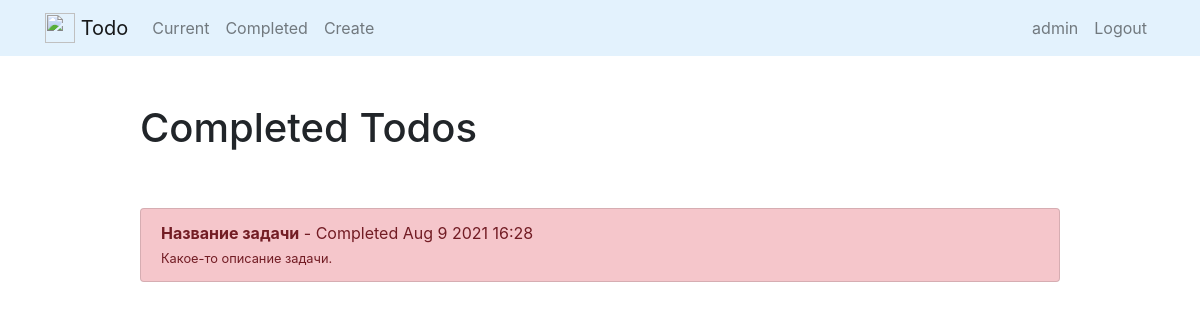
The app's page /completed/ (signed in), older data.
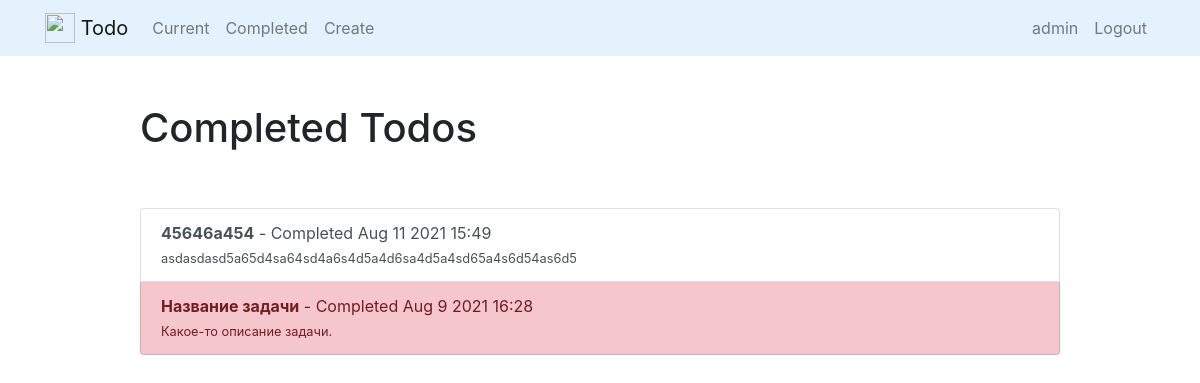
The same page, newer data.
### todo/models.py (models this page shows, shortened)
class Todo(models.Model):
    title = models.CharField(max_length=100)
    memo = models.TextField(blank=True)
    created = models.DateTimeField(auto_now_add=True)
    datecompleted = models.DateTimeField(null=True, blank=True)
    important = models.BooleanField(default=False)
    user = models.ForeignKey(User, on_delete=models.CASCADE)

### todo/views.py (the view)
# urls.py: path('completed/', views.completedtodos, name='completedtodos'),
@login_required
def completedtodos(request):
    todos = Todo.objects.filter(user=request.user, datecompleted__isnull=False).order_by('-datecompleted')
    return render(request, 'todo/completedtodos.html', {'todos': todos})

### todo/templates/todo/completedtodos.html
{% extends 'todo/base.html' %}
{% block content %}
    <div class="row justify-content-center mt-5">
        <div class="col-md-10">
            <h1>Completed Todos</h1>
        </div>
    </div>
    <div class="row justify-content-center mt-5">
        <div class="col-md-10">
            <div class="list-group">
                 {% for todo in todos %}
                     <a href="{% url 'viewtodo' todo.id %}" class="list-group-item list-group-item-action
                              {% if todo.important %} list-group-item-danger {% endif %}">
                        <b>{{ todo.title }}</b> - Completed {{ todo.datecompleted|date:'M j Y H:i' }}
                        <br>
                         {% if todo.memo %}<small>{{ todo.memo }}</small>{% endif %}
                     </a>
                 {% endfor %}
            </div>
        </div>
    </div>
{% endblock %}

### todo/templates/todo/base.html (shortened to what this page needs)
{% load static %}
<!doctype html>
<html lang="en">
<head>
    <link rel="stylesheet" href="https://stackpath.bootstrapcdn.com/bootstrap/4.4.1/css/bootstrap.min.css">
</head>
<body>
<nav class="navbar navbar-expand-md navbar-light" style="background-color: #e3f2fd;">
    <div class="container">
        <a class="navbar-brand" href="{% url 'home' %}">
             <img src="{% static 'todo/logo.png' %}" width="30" height="30" class="d-inline-block align-top">
            <span>Todo</span>
        </a>
        <div class="collapse navbar-collapse" id="navbarNav">
            {% if user.is_authenticated %}
                <ul class="navbar-nav mr-auto">
                    <li class="nav-item {{ current }}">
                        <a class="nav-link" href="{% url 'currenttodos' %}">Current</a>
                    </li>
                    <li class="nav-item {{ completed }}">
                        <a  class="nav-link" href="{% url 'completedtodos' %}">Completed</a>
                    </li>
                    <li class="nav-item {{ create }}">
                        <a class="nav-link" href="{% url 'createtodo' %}">Create</a>
                    </li>
                </ul>
            {% endif %}
            <ul class="navbar-nav ml-auto">
                {% if user.is_authenticated %}
                    <li class="nav-item">
                        <a  class="nav-link" href="{% url 'currenttodos' %}">{{ user.username }}</a>
                    </li>
                    <li class="nav-item">
                        <a class="nav-link" href="#" onclick="$('#signOutBtn').click()">Logout</a>
                    </li>
                {% endif %}
            </ul>
        </div>
    </div>
</nav>
<div class="container">
    {% block content %}{% endblock %}
</div>
</body>
</html>

Row changes from the older to the newer data that the page shows:
now on this page (row edited): Todo: title "45646a454", datecompleted "Aug 11 2021 15:49", memo "asdasdasd5a65d4sa64sd4a6s4d5a4d6sa4d5a4sd65a4s6d54as6d5", important False (drawn)
